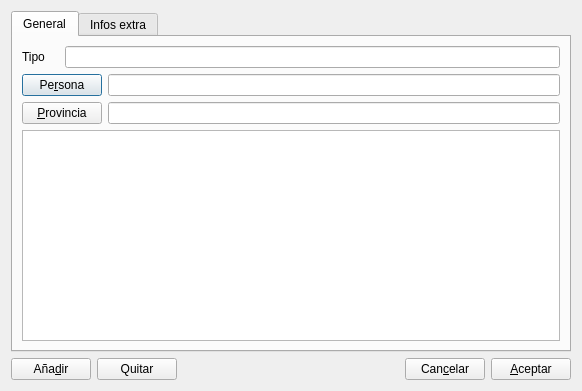
<?xml version="1.0" encoding="UTF-8"?>
<ui version="4.0">
 <class>dlgAprobacionesEntrada</class>
 <widget class="QDialog" name="dlgAprobacionesEntrada">
  <property name="geometry">
   <rect>
    <x>0</x>
    <y>0</y>
    <width>582</width>
    <height>391</height>
   </rect>
  </property>
  <property name="windowTitle">
   <string>Aprobaciones</string>
  </property>
  <layout class="QVBoxLayout" name="verticalLayout">
   <item>
    <widget class="QTabWidget" name="tabWidget">
     <property name="currentIndex">
      <number>0</number>
     </property>
     <widget class="QWidget" name="tab">
      <attribute name="title">
       <string>General</string>
      </attribute>
      <layout class="QVBoxLayout" name="verticalLayout_2">
       <item>
        <layout class="QGridLayout" name="gridLayout">
         <item row="0" column="0">
          <widget class="QLabel" name="label">
           <property name="text">
            <string>Tipo</string>
           </property>
          </widget>
         </item>
         <item row="0" column="1" colspan="2">
          <widget class="QLineEdit" name="txtTipo"/>
         </item>
         <item row="1" column="0" colspan="2">
          <widget class="QPushButton" name="btPersona">
           <property name="text">
            <string>Pe&amp;rsona</string>
           </property>
          </widget>
         </item>
         <item row="1" column="2">
          <widget class="QLineEdit" name="txtPersona"/>
         </item>
         <item row="2" column="0" colspan="2">
          <widget class="QPushButton" name="btProvincia">
           <property name="text">
            <string>&amp;Provincia</string>
           </property>
          </widget>
         </item>
         <item row="2" column="2">
          <widget class="QLineEdit" name="txtProvincia"/>
         </item>
        </layout>
       </item>
       <item>
        <widget class="QTableView" name="twAprobaciones"/>
       </item>
      </layout>
     </widget>
     <widget class="QWidget" name="tab_2">
      <attribute name="title">
       <string>Infos extra</string>
      </attribute>
      <widget class="WidgetExtraInfos" name="wdExtras" native="true">
       <property name="geometry">
        <rect>
         <x>10</x>
         <y>10</y>
         <width>311</width>
         <height>291</height>
        </rect>
       </property>
      </widget>
     </widget>
    </widget>
   </item>
   <item>
    <layout class="QHBoxLayout" name="horizontalLayout_2">
     <item>
      <widget class="QPushButton" name="btAnadirAprobacion">
       <property name="text">
        <string>Aña&amp;dir</string>
       </property>
      </widget>
     </item>
     <item>
      <widget class="QPushButton" name="btQuitarAprobacion">
       <property name="text">
        <string>Quitar</string>
       </property>
      </widget>
     </item>
     <item>
      <spacer name="horizontalSpacer">
       <property name="orientation">
        <enum>Qt::Horizontal</enum>
       </property>
       <property name="sizeHint" stdset="0">
        <size>
         <width>40</width>
         <height>20</height>
        </size>
       </property>
      </spacer>
     </item>
     <item>
      <widget class="QPushButton" name="btCancelar">
       <property name="text">
        <string>Can&amp;celar</string>
       </property>
      </widget>
     </item>
     <item>
      <widget class="QPushButton" name="btOK">
       <property name="text">
        <string>&amp;Aceptar</string>
       </property>
      </widget>
     </item>
    </layout>
   </item>
  </layout>
 </widget>
 <customwidgets>
  <customwidget>
   <class>WidgetExtraInfos</class>
   <extends>QWidget</extends>
   <header>widgets/widgetextrainfos.h</header>
   <container>1</container>
  </customwidget>
 </customwidgets>
 <resources/>
 <connections/>
</ui>
